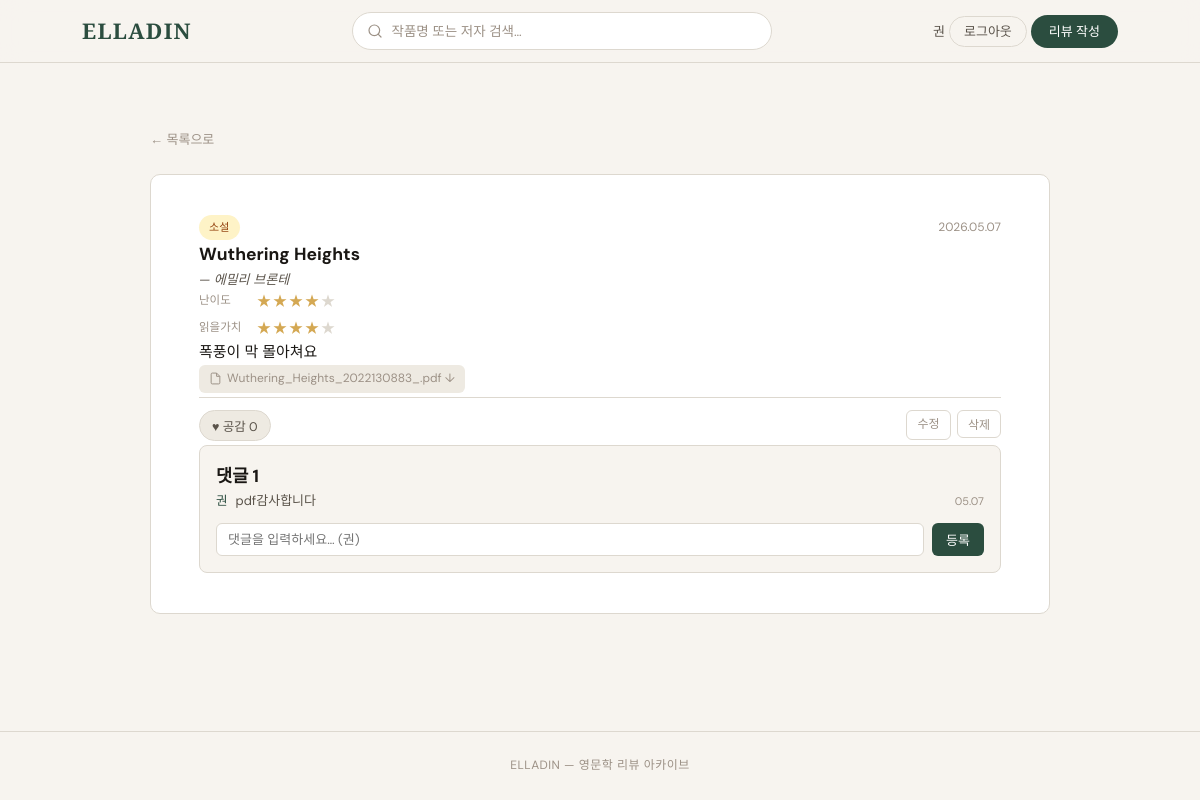
/review/3 (signed in), run on the app's committed database.
### elladin/models.py (models this page shows)
class User(db.Model):
    id         = db.Column(db.Integer, primary_key=True)
    username   = db.Column(db.String(50), unique=True, nullable=False)   # 아이디
    nickname   = db.Column(db.String(50), unique=True, nullable=False)   # 닉네임
    password   = db.Column(db.String(200), nullable=False)               # 해시 저장
    created_at = db.Column(db.DateTime, default=datetime.utcnow)
    reviews  = db.relationship('Review',  backref='user', lazy=True)
    comments = db.relationship('Comment', backref='user', lazy=True)
    likes    = db.relationship('Like',    backref='user', lazy=True)

class Review(db.Model):
    id             = db.Column(db.Integer, primary_key=True)
    user_id        = db.Column(db.Integer, db.ForeignKey('user.id'), nullable=False)
    title          = db.Column(db.String(200), nullable=False)
    author         = db.Column(db.String(100), nullable=False)
    genre          = db.Column(db.String(20),  nullable=False)
    star_difficulty= db.Column(db.Integer,     nullable=False)
    star_worth     = db.Column(db.Integer,     nullable=False)
    content        = db.Column(db.String(500), nullable=False)
    filename       = db.Column(db.String(300), nullable=True)
    created_at     = db.Column(db.DateTime,    default=datetime.utcnow)
    likes    = db.relationship('Like',    backref='review', lazy=True, cascade='all, delete-orphan')
    comments = db.relationship('Comment', backref='review', lazy=True, cascade='all, delete-orphan')

class Comment(db.Model):
    id        = db.Column(db.Integer, primary_key=True)
    review_id = db.Column(db.Integer, db.ForeignKey('review.id'), nullable=False)
    user_id   = db.Column(db.Integer, db.ForeignKey('user.id'),   nullable=False)
    content   = db.Column(db.String(300), nullable=False)
    created_at= db.Column(db.DateTime,   default=datetime.utcnow)

### elladin/routes.py (the view)
@main.route('/review/<int:review_id>')
def review_detail(review_id):
    review = Review.query.get_or_404(review_id)
    user = current_user()
    liked = False
    if user:
        liked = Like.query.filter_by(review_id=review_id, user_id=user.id).first() is not None
    return render_template('review.html', review=review, user=user, liked=liked)

### elladin/routes.py (called while the page is built)
def current_user():
    uid = session.get('user_id')
    return User.query.get(uid) if uid else None

### elladin/templates/review.html (shortened to what this page needs)
{% extends "base.html" %}
{% block content %}
<section class="review-detail">
  <a href="{{ url_for('main.index') }}" class="back-link">← 목록으로</a>
  <article class="detail-card">
    <div class="card-top">
      <span class="genre-tag genre-{{ review.genre }}">{{ review.genre }}</span>
      <time class="card-date">{{ review.created_at.strftime('%Y.%m.%d') }}</time>
    </div>
    <h1 class="detail-title">{{ review.title }}</h1>
    <p class="card-author">— {{ review.author }}</p>
    <div class="stars-row">
      <div class="star-item">
        <span class="star-label">난이도</span>
        <span class="stars">
          {% for i in range(1, 6) %}
            <span class="star {% if i <= review.star_difficulty %}on{% endif %}">★</span>
          {% endfor %}
        </span>
      </div>
      <div class="star-item">
        <span class="star-label">읽을가치</span>
        <span class="stars">
          {% for i in range(1, 6) %}
            <span class="star {% if i <= review.star_worth %}on{% endif %}">★</span>
          {% endfor %}
        </span>
      </div>
    </div>
    <p class="detail-content">{{ review.content }}</p>
    {% if review.filename %}
    <a href="{{ url_for('main.download', filename=review.filename) }}" class="card-file">
      <svg width="13" height="13" viewBox="0 0 24 24" fill="none" stroke="currentColor" stroke-width="1.8"><path d="M14 2H6a2 2 0 00-2 2v16a2 2 0 002 2h12a2 2 0 002-2V8z"/><polyline points="14 2 14 8 20 8"/></svg>
      {{ review.filename }} ↓
    </a>
    {% endif %}
    <div class="card-actions">
      {% if user %}
      <form action="{{ url_for('main.like', review_id=review.id) }}" method="POST">
        <button type="submit" class="btn-like {% if liked %}liked{% endif %}">
          ♥ 공감 {{ review.likes|length }}
        </button>
      </form>
      {% else %}
      <span class="btn-like">♥ 공감 {{ review.likes|length }}</span>
      {% endif %}
      {% if user and review.user_id == user.id %}
      <div class="card-edit-actions">
        <a href="{{ url_for('main.edit', review_id=review.id) }}" class="btn-edit">수정</a>
        <form action="{{ url_for('main.delete', review_id=review.id) }}" method="POST"
              onsubmit="return confirm('정말 삭제할까요?')">
          <button type="submit" class="btn-delete">삭제</button>
        </form>
      </div>
      {% endif %}
    </div>
    <div class="comment-section" style="display:block;">
      <h3 class="comment-heading">댓글 {{ review.comments|length }}</h3>
      {% if review.comments %}
      <ul class="comment-list">
        {% for c in review.comments %}
        <li class="comment-item">
          <span class="comment-nick">{{ c.user.nickname }}</span>
          <span class="comment-text">{{ c.content }}</span>
          <time class="comment-date">{{ c.created_at.strftime('%m.%d') }}</time>
        </li>
        {% endfor %}
      </ul>
      {% endif %}
      {% if user %}
      <form class="comment-form" action="{{ url_for('main.comment', review_id=review.id) }}" method="POST">
        <input type="text" name="content" placeholder="댓글을 입력하세요… ({{ user.nickname }})" maxlength="300" required>
        <button type="submit">등록</button>
      </form>
      {% else %}
      <p class="login-prompt"><a href="{{ url_for('main.login') }}">로그인</a> 후 댓글을 달 수 있어요.</p>
      {% endif %}
    </div>
  </article>
</section>
{% endblock %}

### elladin/templates/base.html (shortened to what this page needs)
<!DOCTYPE html>
<html lang="ko">
<head>
  <link rel="stylesheet" href="{{ url_for('static', filename='style.css') }}">
</head>
<body>
  <header class="site-header">
    <div class="header-inner">
      <a href="{{ url_for('main.index') }}" class="logo">ELLADIN</a>
      <form class="search-form" action="{{ url_for('main.search') }}" method="GET">
        <div class="search-wrap">
          <svg width="16" height="16" viewBox="0 0 24 24" fill="none" stroke="currentColor" stroke-width="1.8" stroke-linecap="round"><circle cx="11" cy="11" r="8"/><line x1="21" y1="21" x2="16.65" y2="16.65"/></svg>
          <input type="text" name="q" placeholder="작품명 또는 저자 검색…" value="{{ request.args.get('q', '') }}">
        </div>
      </form>
      <div class="header-right">
        {% if user %}
          <span class="header-nick">{{ user.nickname }}</span>
          <a href="{{ url_for('main.logout') }}" class="btn-logout">로그아웃</a>
          <a href="{{ url_for('main.write') }}" class="btn-write">리뷰 작성</a>
        {% else %}
          <a href="{{ url_for('main.login') }}" class="btn-logout">로그인</a>
          <a href="{{ url_for('main.register') }}" class="btn-logout">회원가입</a>
        {% endif %}
      </div>
    </div>
  </header>
  <main class="site-main">
    {% block content %}{% endblock %}
  </main>
  <footer class="site-footer">
    <p>ELLADIN — 영문학 리뷰 아카이브</p>
  </footer>
</body>
</html>

### data on the page
User: nickname "권", content "댓글을 입력하세요… (권)"
Review: genre "소설", created_at "2026.05.07", title "Wuthering Heights", author "에밀리 브론테", content "폭풍이 막 몰아쳐요", filename "Wuthering_Heights_2022130883_.pdf"
Comment: user.nickname "권", content "pdf감사합니다", created_at "05.07"

### other printed values
{{ review.likes|length }} "0"
{{ review.comments|length }} "1"
